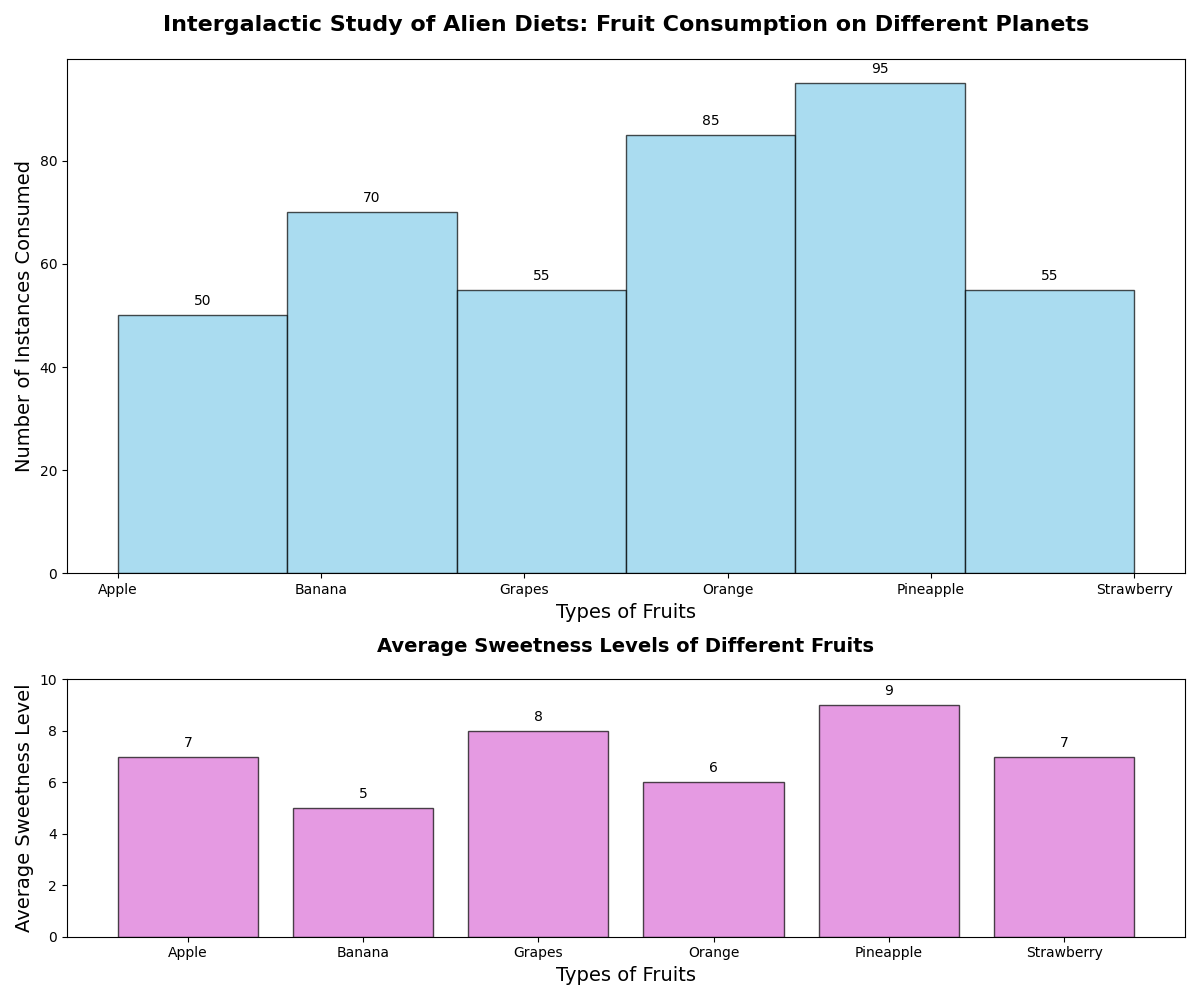

Write the Python code that produced this figure.
import matplotlib.pyplot as plt
import numpy as np

# Data representing fruit consumption on different planets
fruits = ['Apple', 'Banana', 'Grapes', 'Orange', 'Pineapple', 'Strawberry']
consumption_alpha = [15, 25, 10, 5, 30, 20]
consumption_beta = [20, 10, 15, 25, 10, 20]
consumption_gamma = [5, 20, 10, 30, 25, 10]
consumption_delta = [10, 15, 20, 25, 30, 5]
avg_sweetness_levels = [7, 5, 8, 6, 9, 7]

# Consolidate consumption data
data = []
for fruit, count in zip(fruits * 4, consumption_alpha + consumption_beta + consumption_gamma + consumption_delta):
    data.extend([fruit] * count)

# Setup the figure and axes for subplots
fig, axs = plt.subplots(2, 1, figsize=(12, 10), gridspec_kw={'height_ratios': [2, 1]})

# Histogram representing fruit consumption on different planets
ax1 = axs[0]
n, bins, patches = ax1.hist(data, bins=len(fruits), edgecolor='black', color='skyblue', alpha=0.7)
ax1.set_title('Intergalactic Study of Alien Diets: Fruit Consumption on Different Planets', fontsize=16, fontweight='bold', pad=20)
ax1.set_xlabel('Types of Fruits', fontsize=14)
ax1.set_ylabel('Number of Instances Consumed', fontsize=14)
ax1.set_xticks(np.arange(len(fruits)))
ax1.set_xticklabels(fruits)

for count, rect in zip(n, patches):
    height = rect.get_height()
    ax1.annotate(f'{int(count)}', xy=(rect.get_x() + rect.get_width() / 2, height),
                 xytext=(0, 5), textcoords='offset points', ha='center', va='bottom', fontsize=10)

# Subplot representing average sweetness level of each fruit
ax2 = axs[1]
ax2.bar(fruits, avg_sweetness_levels, color='orchid', edgecolor='black', alpha=0.7)
ax2.set_title('Average Sweetness Levels of Different Fruits', fontsize=14, fontweight='bold', pad=20)
ax2.set_xlabel('Types of Fruits', fontsize=14)
ax2.set_ylabel('Average Sweetness Level', fontsize=14)
ax2.set_ylim(0, 10) # Assuming sweetness level is on a scale of 0 to 10

# Adding annotations for sweetness levels
for i, sweetness in enumerate(avg_sweetness_levels):
    ax2.annotate(f'{sweetness}', xy=(i, sweetness),
                 xytext=(0, 5), textcoords='offset points', ha='center', va='bottom', fontsize=10)

# Layout adjustment
plt.tight_layout()

# Display the plot
plt.show()
